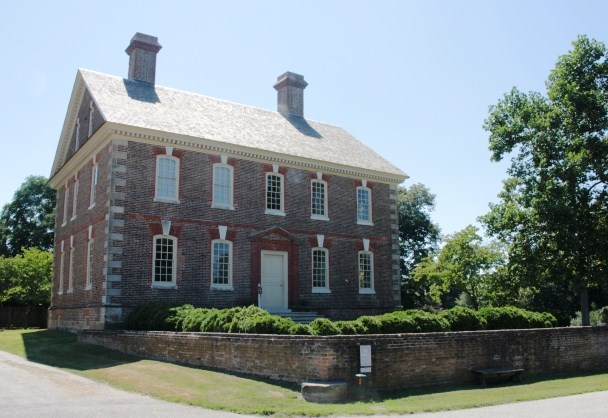
#> input picture house2.jpg, 608 x 418 px
$ jupyter execute --allow-errors OpenCV.ipynb   (shell and % lines are left out)
#> lines starting #> are read from the running program, lines starting #| are printed output that depends on the picture
# Working With OpenCV
*Curtis Miller*

OpenCV is a library for computer vision. In this notebook I demonstrate basic usage of OpenCV.

## Saving, Loading, and Converting Images

Our first task is to load in images. We can do this with OpenCV.

The default color format for OpenCV is not RGB but instead BGR (which is RGB in reverse), but we can easily convert between different color palettes.

[cell 1]
import cv2
import matplotlib.pyplot as plt
import matplotlib
import numpy as np
matplotlib.rcParams['figure.figsize'] = (18, 16)

[cell 2]
house = cv2.imread("house.png")

#> (a cell that did not finish here is left out)

The default color format for OpenCV is BGR (opposite of RGB), so we will need to convert colors.

#> (a cell that did not finish here is left out)

#> (a cell that did not finish here is left out)

#> (a cell that did not finish here is left out)

[cell 7]
house2 = cv2.imread("house2.jpg")    # Another house
#> house2 is the input picture: shape (418, 608, 3); mean B, G, R 137.9, 137.1, 126.2
cv2.imwrite("house2.png", house2)    # Saving the image
plt.imshow(house2)

[cell 8]
house2 = cv2.cvtColor(house2, cv2.COLOR_BGR2RGB)
plt.imshow(house2)

[cell 9]
house2_gray = cv2.cvtColor(house2, cv2.COLOR_RGB2GRAY)
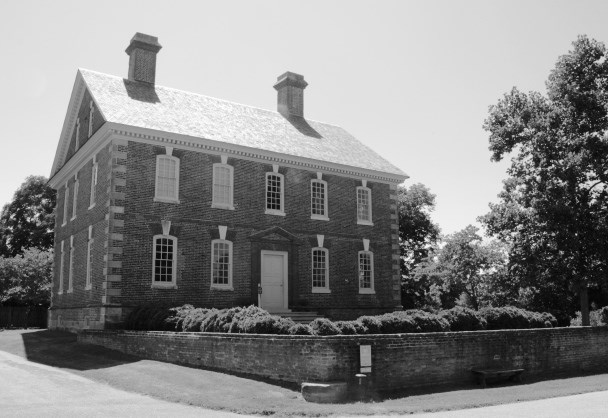
#> house2_gray: shape (418, 608); min 1, max 255, mean 134
plt.imshow(cv2.integral(house2_gray), cmap="gray")
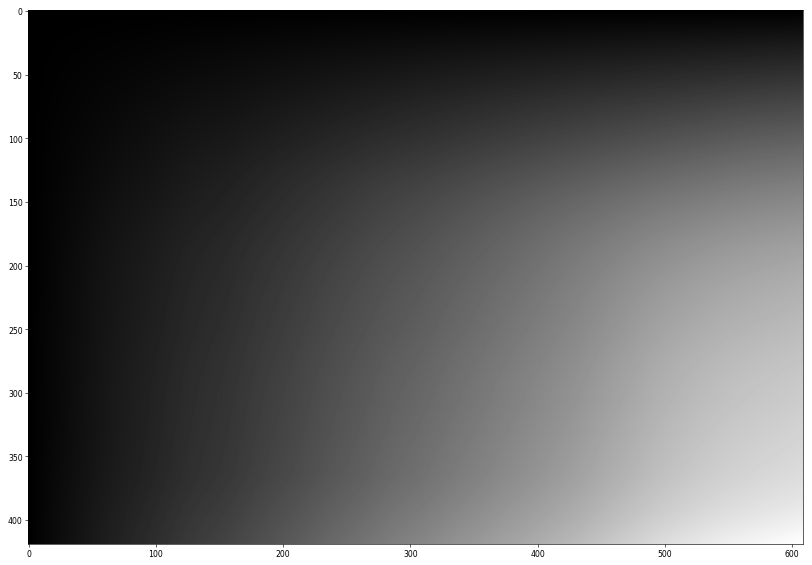
#> figure drawn by matplotlib, 1 panel

## Scaling, Translation, Rotation

Basic image operations involve scaling, translation, and rotation. Our two images do not have the same dimension. Let's demonstrate these operations to get compatable images.

[cell 10]
type(house)     # These objects are actually NumPy arrays

#> (a cell that did not finish here is left out)

[cell 12]
house2.shape
#> Out = (418, 608, 3)

$ run again, with family.jpg copied over house2.jpg
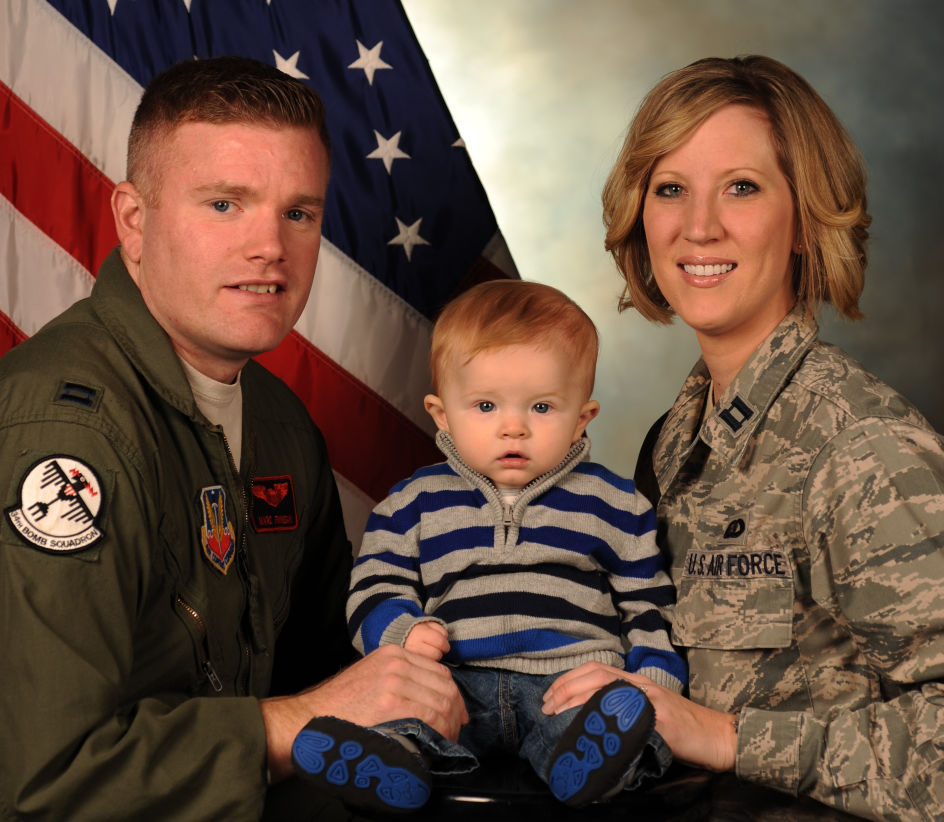
#> input picture family.jpg, 2830 x 2465 px (shown at 1/3 size)
#> house2 is the input picture: shape (2465, 2830, 3); mean B, G, R 65.2, 79.3, 103
#> `house2_gray = cv2.cvtColor(house2, cv2.COLOR_RGB2GRAY)`:
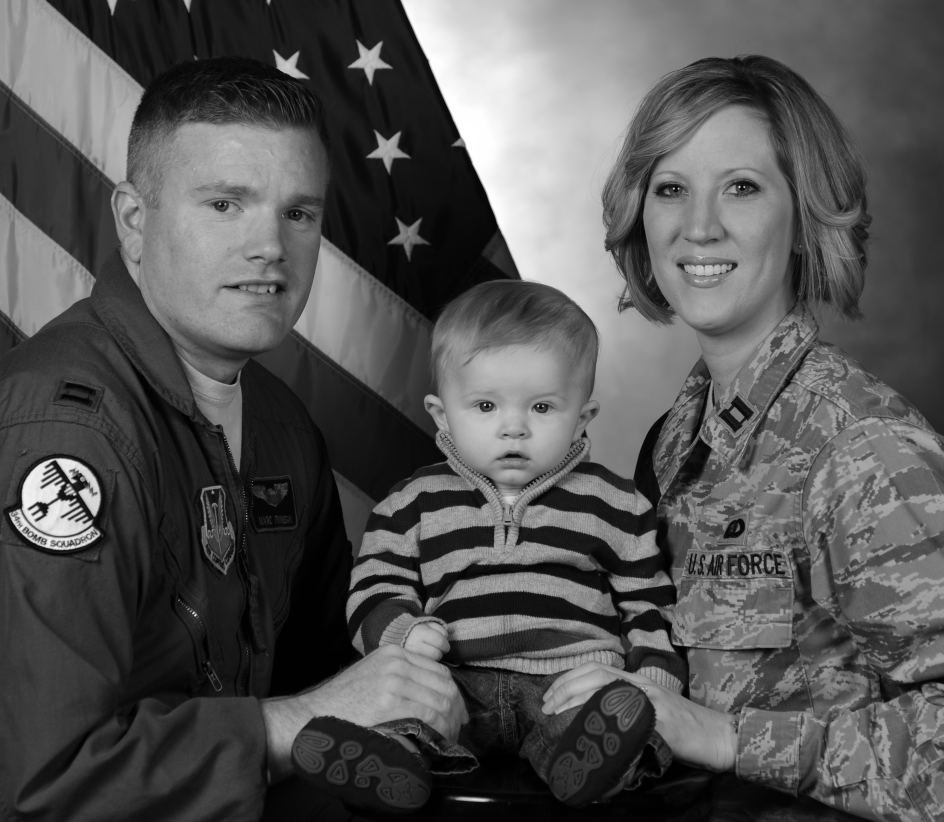
#> house2_gray: shape (2465, 2830) (shown at 1/3 size); min 0, max 255, mean 84.8
#> `[cell 9] house2_gray = cv2.cvtColor(house2, cv2.COLOR_RGB2GRAY) plt.im..`:
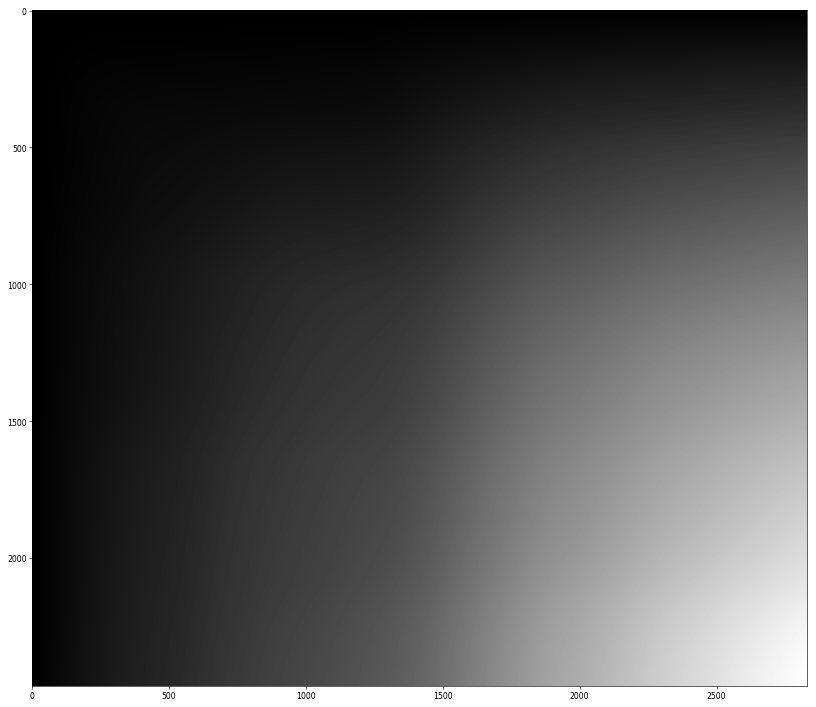
#> figure drawn by matplotlib, 1 panel
